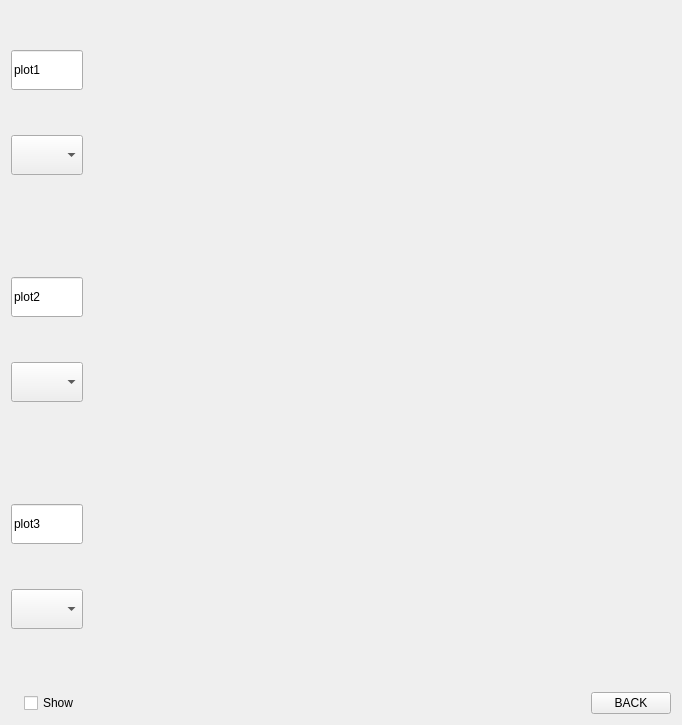
<?xml version="1.0" encoding="UTF-8"?>
<ui version="4.0">
 <class>plotShow</class>
 <widget class="QWidget" name="plotShow">
  <property name="geometry">
   <rect>
    <x>0</x>
    <y>0</y>
    <width>682</width>
    <height>725</height>
   </rect>
  </property>
  <property name="windowTitle">
   <string>Form</string>
  </property>
  <layout class="QVBoxLayout" name="verticalLayout_7">
   <item>
    <layout class="QVBoxLayout" name="verticalLayout_4">
     <item>
      <layout class="QHBoxLayout" name="horizontalLayout">
       <item>
        <layout class="QVBoxLayout" name="verticalLayout">
         <item>
          <widget class="QLineEdit" name="lineEdit">
           <property name="sizePolicy">
            <sizepolicy hsizetype="Maximum" vsizetype="Maximum">
             <horstretch>0</horstretch>
             <verstretch>0</verstretch>
            </sizepolicy>
           </property>
           <property name="minimumSize">
            <size>
             <width>0</width>
             <height>40</height>
            </size>
           </property>
           <property name="text">
            <string>plot1</string>
           </property>
          </widget>
         </item>
         <item>
          <widget class="QComboBox" name="comboBox">
           <property name="sizePolicy">
            <sizepolicy hsizetype="Maximum" vsizetype="Maximum">
             <horstretch>0</horstretch>
             <verstretch>0</verstretch>
            </sizepolicy>
           </property>
           <property name="minimumSize">
            <size>
             <width>0</width>
             <height>40</height>
            </size>
           </property>
          </widget>
         </item>
        </layout>
       </item>
       <item>
        <widget class="QCustomPlot" name="plot" native="true">
         <property name="sizePolicy">
          <sizepolicy hsizetype="Expanding" vsizetype="Expanding">
           <horstretch>0</horstretch>
           <verstretch>0</verstretch>
          </sizepolicy>
         </property>
        </widget>
       </item>
      </layout>
     </item>
     <item>
      <widget class="QLabel" name="label">
       <property name="maximumSize">
        <size>
         <width>16777215</width>
         <height>10</height>
        </size>
       </property>
       <property name="text">
        <string/>
       </property>
      </widget>
     </item>
    </layout>
   </item>
   <item>
    <layout class="QVBoxLayout" name="verticalLayout_5">
     <item>
      <layout class="QHBoxLayout" name="horizontalLayout_2">
       <item>
        <layout class="QVBoxLayout" name="verticalLayout_2">
         <item>
          <widget class="QLineEdit" name="lineEdit_2">
           <property name="sizePolicy">
            <sizepolicy hsizetype="Maximum" vsizetype="Maximum">
             <horstretch>0</horstretch>
             <verstretch>0</verstretch>
            </sizepolicy>
           </property>
           <property name="minimumSize">
            <size>
             <width>0</width>
             <height>40</height>
            </size>
           </property>
           <property name="text">
            <string>plot2</string>
           </property>
          </widget>
         </item>
         <item>
          <widget class="QComboBox" name="comboBox_2">
           <property name="sizePolicy">
            <sizepolicy hsizetype="Maximum" vsizetype="Maximum">
             <horstretch>0</horstretch>
             <verstretch>0</verstretch>
            </sizepolicy>
           </property>
           <property name="minimumSize">
            <size>
             <width>0</width>
             <height>40</height>
            </size>
           </property>
          </widget>
         </item>
        </layout>
       </item>
       <item>
        <widget class="QCustomPlot" name="plot_2" native="true">
         <property name="sizePolicy">
          <sizepolicy hsizetype="Expanding" vsizetype="Expanding">
           <horstretch>0</horstretch>
           <verstretch>0</verstretch>
          </sizepolicy>
         </property>
        </widget>
       </item>
      </layout>
     </item>
     <item>
      <widget class="QLabel" name="label_2">
       <property name="maximumSize">
        <size>
         <width>555555</width>
         <height>10</height>
        </size>
       </property>
       <property name="text">
        <string/>
       </property>
      </widget>
     </item>
    </layout>
   </item>
   <item>
    <layout class="QVBoxLayout" name="verticalLayout_6">
     <item>
      <layout class="QHBoxLayout" name="horizontalLayout_3">
       <item>
        <layout class="QVBoxLayout" name="verticalLayout_3">
         <item>
          <widget class="QLineEdit" name="lineEdit_3">
           <property name="sizePolicy">
            <sizepolicy hsizetype="Maximum" vsizetype="Maximum">
             <horstretch>0</horstretch>
             <verstretch>0</verstretch>
            </sizepolicy>
           </property>
           <property name="minimumSize">
            <size>
             <width>0</width>
             <height>40</height>
            </size>
           </property>
           <property name="text">
            <string>plot3</string>
           </property>
          </widget>
         </item>
         <item>
          <widget class="QComboBox" name="comboBox_3">
           <property name="sizePolicy">
            <sizepolicy hsizetype="Maximum" vsizetype="Maximum">
             <horstretch>0</horstretch>
             <verstretch>0</verstretch>
            </sizepolicy>
           </property>
           <property name="minimumSize">
            <size>
             <width>0</width>
             <height>40</height>
            </size>
           </property>
          </widget>
         </item>
        </layout>
       </item>
       <item>
        <widget class="QCustomPlot" name="plot_3" native="true">
         <property name="sizePolicy">
          <sizepolicy hsizetype="Expanding" vsizetype="Expanding">
           <horstretch>0</horstretch>
           <verstretch>0</verstretch>
          </sizepolicy>
         </property>
        </widget>
       </item>
      </layout>
     </item>
     <item>
      <widget class="QLabel" name="label_3">
       <property name="maximumSize">
        <size>
         <width>16777215</width>
         <height>10</height>
        </size>
       </property>
       <property name="text">
        <string/>
       </property>
      </widget>
     </item>
    </layout>
   </item>
   <item>
    <layout class="QHBoxLayout" name="horizontalLayout_4">
     <property name="sizeConstraint">
      <enum>QLayout::SetNoConstraint</enum>
     </property>
     <item>
      <widget class="QLabel" name="label_4">
       <property name="text">
        <string/>
       </property>
      </widget>
     </item>
     <item>
      <widget class="QCheckBox" name="checkBox">
       <property name="text">
        <string>Show</string>
       </property>
      </widget>
     </item>
     <item>
      <spacer name="horizontalSpacer">
       <property name="orientation">
        <enum>Qt::Horizontal</enum>
       </property>
       <property name="sizeType">
        <enum>QSizePolicy::Expanding</enum>
       </property>
       <property name="sizeHint" stdset="0">
        <size>
         <width>37</width>
         <height>7</height>
        </size>
       </property>
      </spacer>
     </item>
     <item>
      <widget class="QPushButton" name="pushButton">
       <property name="sizePolicy">
        <sizepolicy hsizetype="Minimum" vsizetype="Fixed">
         <horstretch>0</horstretch>
         <verstretch>0</verstretch>
        </sizepolicy>
       </property>
       <property name="text">
        <string>BACK</string>
       </property>
      </widget>
     </item>
    </layout>
   </item>
  </layout>
 </widget>
 <customwidgets>
  <customwidget>
   <class>QCustomPlot</class>
   <extends>QWidget</extends>
   <header location="global">qcustomplot.h</header>
   <container>1</container>
  </customwidget>
 </customwidgets>
 <resources/>
 <connections>
  <connection>
   <sender>checkBox</sender>
   <signal>released()</signal>
   <receiver>plotShow</receiver>
   <slot>plottoshow()</slot>
   <hints>
    <hint type="sourcelabel">
     <x>46</x>
     <y>704</y>
    </hint>
    <hint type="destinationlabel">
     <x>-1</x>
     <y>708</y>
    </hint>
   </hints>
  </connection>
 </connections>
 <slots>
  <slot>plottoshow()</slot>
 </slots>
</ui>
